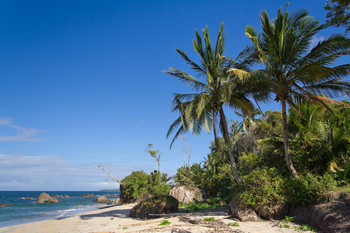
#> input picture openCV-tutorial/images/beach.png, 350 x 233 px
$ python crop.py --image images/beach.png
#> lines starting #> are read from the running program, lines starting #| are printed output that depends on the picture
import numpy as np
import cv2 as cv
import argparse

parser = argparse.ArgumentParser()
parser.add_argument("-i", "--image", required=True, help = "image path")

args = vars(parser.parse_args())

image = cv.imread(args["image"])
#> image is the input picture: shape (233, 350, 3); mean B, G, R 136, 110.4, 78.6
cv.imshow("original", image)

cropped = image[30:120, 240: 335]
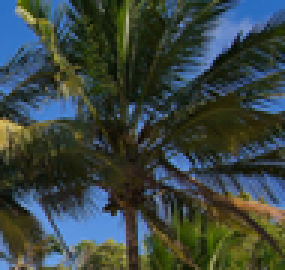
#> cropped: shape (90, 95, 3) (shown 3 times larger); mean B, G, R 65.7, 69.4, 57.8

cv.imshow("trex face", cropped)

cv.waitKey(0)

$ run again, on openCV-tutorial/images/wave.png
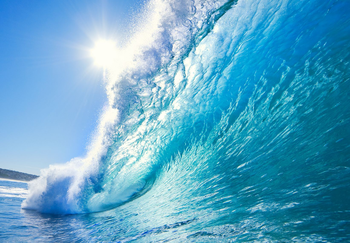
#> input picture openCV-tutorial/images/wave.png, 350 x 243 px
#> image is the input picture: shape (243, 350, 3); mean B, G, R 199.1, 166.5, 93.5
#> `cropped = image[30:120, 240: 335]`:
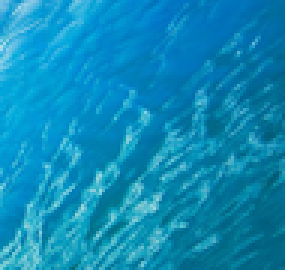
#> cropped: shape (90, 95, 3) (shown 3 times larger); mean B, G, R 184.1, 139, 13.3
